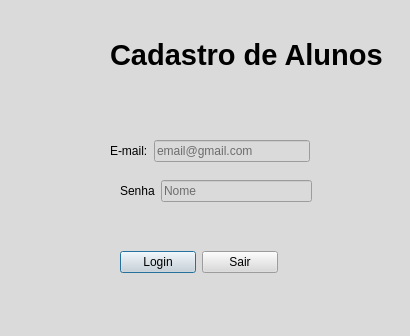
<?xml version="1.0" encoding="UTF-8"?>
<ui version="4.0">
 <class>Dialog</class>
 <widget class="QDialog" name="Dialog">
  <property name="geometry">
   <rect>
    <x>0</x>
    <y>0</y>
    <width>410</width>
    <height>336</height>
   </rect>
  </property>
  <property name="windowTitle">
   <string>Dialog</string>
  </property>
  <property name="styleSheet">
   <string notr="true">background-color: rgb(218, 218, 218);</string>
  </property>
  <widget class="QLabel" name="label">
   <property name="geometry">
    <rect>
     <x>110</x>
     <y>0</y>
     <width>301</width>
     <height>111</height>
    </rect>
   </property>
   <property name="styleSheet">
    <string notr="true"/>
   </property>
   <property name="text">
    <string>&lt;html&gt;&lt;head/&gt;&lt;body&gt;&lt;p&gt;&lt;span style=&quot; font-size:22pt; font-weight:600;&quot;&gt;Cadastro de Alunos&lt;/span&gt;&lt;/p&gt;&lt;/body&gt;&lt;/html&gt;</string>
   </property>
  </widget>
  <widget class="QLabel" name="label_4">
   <property name="geometry">
    <rect>
     <x>50</x>
     <y>30</y>
     <width>61</width>
     <height>51</height>
    </rect>
   </property>
   <property name="styleSheet">
    <string notr="true">image: url(:/img/icon.png);</string>
   </property>
   <property name="text">
    <string/>
   </property>
  </widget>
  <widget class="QWidget" name="layoutWidget">
   <property name="geometry">
    <rect>
     <x>120</x>
     <y>250</y>
     <width>158</width>
     <height>25</height>
    </rect>
   </property>
   <layout class="QHBoxLayout" name="horizontalLayout">
    <item>
     <widget class="QPushButton" name="pushButton">
      <property name="text">
       <string>Login</string>
      </property>
     </widget>
    </item>
    <item>
     <widget class="QPushButton" name="pushButton_2">
      <property name="text">
       <string>Sair</string>
      </property>
     </widget>
    </item>
   </layout>
  </widget>
  <widget class="QWidget" name="">
   <property name="geometry">
    <rect>
     <x>120</x>
     <y>180</y>
     <width>192</width>
     <height>25</height>
    </rect>
   </property>
   <layout class="QFormLayout" name="formLayout">
    <item row="0" column="0">
     <widget class="QLabel" name="label_2">
      <property name="styleSheet">
       <string notr="true">font: 87 12pt &quot;Arial Black&quot;;</string>
      </property>
      <property name="text">
       <string>Senha</string>
      </property>
     </widget>
    </item>
    <item row="0" column="1">
     <widget class="QLineEdit" name="lineEdit">
      <property name="placeholderText">
       <string>Nome</string>
      </property>
     </widget>
    </item>
   </layout>
  </widget>
  <widget class="QWidget" name="">
   <property name="geometry">
    <rect>
     <x>110</x>
     <y>140</y>
     <width>200</width>
     <height>25</height>
    </rect>
   </property>
   <layout class="QFormLayout" name="formLayout_2">
    <item row="0" column="0">
     <widget class="QLabel" name="label_3">
      <property name="styleSheet">
       <string notr="true">font: 87 12pt &quot;Arial Black&quot;;</string>
      </property>
      <property name="text">
       <string>E-mail:</string>
      </property>
     </widget>
    </item>
    <item row="0" column="1">
     <widget class="QLineEdit" name="lineEdit_3">
      <property name="placeholderText">
       <string>email@gmail.com</string>
      </property>
     </widget>
    </item>
   </layout>
   <zorder>lineEdit_3</zorder>
   <zorder>label_3</zorder>
  </widget>
 </widget>
 <resources>
  <include location="icon/icons.qrc"/>
 </resources>
 <connections/>
</ui>
